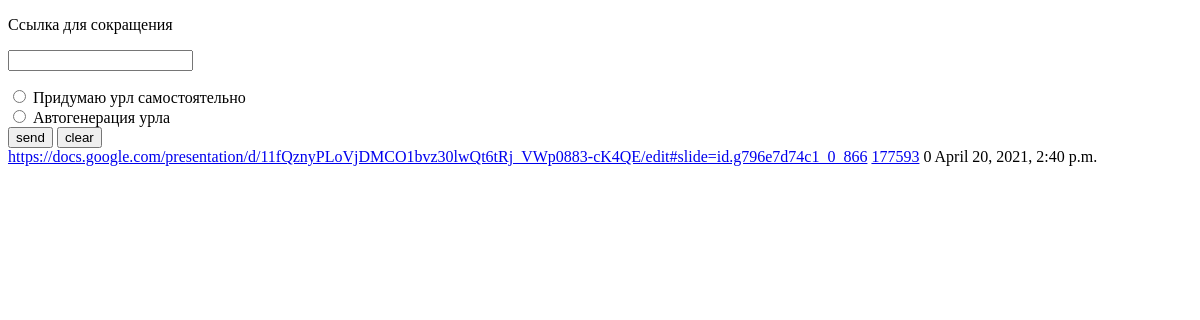
Before: /home/ with the older database file.
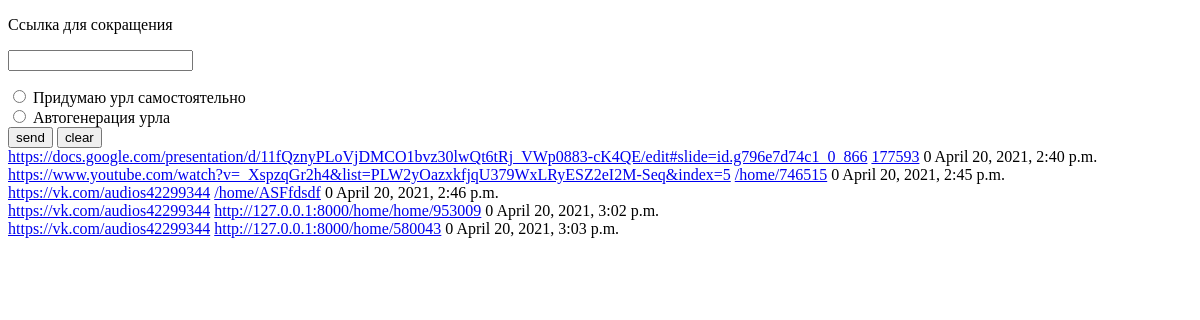
After: the same page with the newer database file.
### cutter3/models.py (models this page shows, shortened)
class UrlShort(models.Model):
    user_url = models.URLField(max_length=2000)
    short_url = models.CharField(max_length=2000, default=None)
    num_visits = models.IntegerField(default=0)
    date = models.DateTimeField(default=timezone.now)

### cutter3/views.py (the view)
# urls.py: path('home/', home, name='home'),
def home(request):
    if request.method == 'POST':
        answer = request.POST.get('radio')
        if answer == "auto":
            current_object = UrlShort()
            current_object.user_url = request.POST.get('user_url')
            current_object.short_url = str(request.build_absolute_uri()) + str(randint(1, 999666))
            duplicate_short_url = UrlShort.objects.filter(short_url=current_object.short_url) or None
            if duplicate_short_url:
                return HttpResponse('Такой URL уже есть, вернитесь назад и придумайте другой')
            current_object.save()
            all_urls = UrlShort.objects.all()
            return render(request, 'testform1.html', {'all_urls': all_urls})
        else:
            user_url = request.POST.get('user_url')
            num_visits = request.POST.get('num_visits')
            short_url = str(request.build_absolute_uri())
            request.session['user_url'] = user_url
            request.session['short_url'] = short_url
            request.session['num_visits'] = num_visits
            return redirect('short_url_form')
    else:
        all_urls = UrlShort.objects.all()
        return render(request, 'testform1.html', {'all_urls': all_urls})

### cutter3/templates/testform1.html (shortened to what this page needs)
{% extends "base.html" %}
{% block content %}
{% if all_urls %}
    {% for url in all_urls %}
 <tr>
     <td ><a href={{url.user_url}}>{{url.user_url}}</a></td>
     <td ><a href="{% url 'redir' url.id%}">{{url.short_url}}</a></td>
     <td >{{url.num_visits}}</td>
     <td >{{url.date}}</td><br>
 </tr>
    {% endfor %}
{% endif %}
{% endblock %}

### templates/base.html (shortened to what this page needs)
<!DOCTYPE html>
<html lang="ru">
<head>
</head>
<body>
<form method="POST">
<p>Ссылка для сокращения</p>
<input type="text" name="user_url">
<input type="radio" name="radio" value="self" id="self"> Придумаю урл самостоятельно<br>
<input type="radio" name="radio" value="auto" id="auto"> Автогенерация урла<br>
    <input type="submit" value="send">
    <input type="reset" value="clear">
</form>
{% block content %}
{% endblock %}
</body>
</html>

Changed rows visible on the page:
added UrlShort: user_url "https://www.youtube.com/watch?v=_XspzqGr2h4&list=PLW2yOazxkfjqU379WxLRyESZ2eI2M-Seq&index=5", short_url "/home/746515", num_visits "0", date "April 20, 2021, 2:45 p.m."
added UrlShort: user_url "https://vk.com/audios42299344", short_url "/home/ASFfdsdf", num_visits "0", date "April 20, 2021, 2:46 p.m."
added UrlShort: user_url "https://vk.com/audios42299344", short_url "http://127.0.0.1:8000/home/home/953009", num_visits "0", date "April 20, 2021, 3:02 p.m."
added UrlShort: user_url "https://vk.com/audios42299344", short_url "http://127.0.0.1:8000/home/580043", num_visits "0", date "April 20, 2021, 3:03 p.m."
